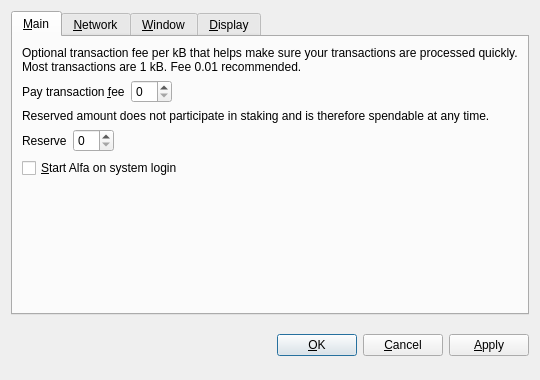
<?xml version="1.0" encoding="UTF-8"?>
<ui version="4.0">
 <class>OptionsDialog</class>
 <widget class="QDialog" name="OptionsDialog">
  <property name="geometry">
   <rect>
    <x>0</x>
    <y>0</y>
    <width>540</width>
    <height>380</height>
   </rect>
  </property>
  <property name="windowTitle">
   <string>Options</string>
  </property>
  <property name="modal">
   <bool>true</bool>
  </property>
  <layout class="QVBoxLayout" name="verticalLayout">
   <item>
    <widget class="QTabWidget" name="tabWidget">
     <property name="tabPosition">
      <enum>QTabWidget::North</enum>
     </property>
     <property name="currentIndex">
      <number>0</number>
     </property>
     <widget class="QWidget" name="tabMain">
      <attribute name="title">
       <string>&amp;Main</string>
      </attribute>
      <layout class="QVBoxLayout" name="verticalLayout_Main">
       <item>
        <widget class="QLabel" name="transactionFeeInfoLabel">
         <property name="text">
          <string>Optional transaction fee per kB that helps make sure your transactions are processed quickly. Most transactions are 1 kB. Fee 0.01 recommended.</string>
         </property>
         <property name="textFormat">
          <enum>Qt::PlainText</enum>
         </property>
         <property name="wordWrap">
          <bool>true</bool>
         </property>
        </widget>
       </item>
       <item>
        <layout class="QHBoxLayout" name="horizontalLayoutFee">
         <item>
          <widget class="QLabel" name="transactionFeeLabel">
           <property name="text">
            <string>Pay transaction &amp;fee</string>
           </property>
           <property name="textFormat">
            <enum>Qt::PlainText</enum>
           </property>
           <property name="buddy">
            <cstring>transactionFee</cstring>
           </property>
          </widget>
         </item>
         <item>
          <widget class="BitcoinAmountField" name="transactionFee"/>
         </item>
         <item>
          <spacer name="horizontalSpacerFee">
           <property name="orientation">
            <enum>Qt::Horizontal</enum>
           </property>
           <property name="sizeHint" stdset="0">
            <size>
             <width>40</width>
             <height>20</height>
            </size>
           </property>
          </spacer>
         </item>
        </layout>
       </item>
       <item>
        <widget class="QLabel" name="reserveBalanceInfoLabel">
         <property name="text">
          <string>Reserved amount does not participate in staking and is therefore spendable at any time.</string>
         </property>
         <property name="textFormat">
          <enum>Qt::PlainText</enum>
         </property>
         <property name="wordWrap">
          <bool>true</bool>
         </property>
        </widget>
       </item>
       <item>
        <layout class="QHBoxLayout" name="horizontalLayoutReserveBalance">
         <item>
          <widget class="QLabel" name="reserveBalanceLabel">
           <property name="text">
            <string>Reserve</string>
           </property>
           <property name="textFormat">
            <enum>Qt::PlainText</enum>
           </property>
           <property name="buddy">
            <cstring>reserveBalance</cstring>
           </property>
          </widget>
         </item>
         <item>
          <widget class="BitcoinAmountField" name="reserveBalance"/>
         </item>
         <item>
          <spacer name="horizontalSpacerReserveBalance">
           <property name="orientation">
            <enum>Qt::Horizontal</enum>
           </property>
           <property name="sizeHint" stdset="0">
            <size>
             <width>40</width>
             <height>20</height>
            </size>
           </property>
          </spacer>
         </item>
        </layout>
       </item>
       <item>
        <widget class="QCheckBox" name="bitcoinAtStartup">
         <property name="toolTip">
          <string>Automatically start Alfa after logging in to the system.</string>
         </property>
         <property name="text">
          <string>&amp;Start Alfa on system login</string>
         </property>
        </widget>
       </item>
       <item>
        <spacer name="verticalSpacer_Main">
         <property name="orientation">
          <enum>Qt::Vertical</enum>
         </property>
         <property name="sizeHint" stdset="0">
          <size>
           <width>20</width>
           <height>40</height>
          </size>
         </property>
        </spacer>
       </item>
      </layout>
     </widget>
     <widget class="QWidget" name="tabNetwork">
      <attribute name="title">
       <string>&amp;Network</string>
      </attribute>
      <layout class="QVBoxLayout" name="verticalLayout_Network">
       <item>
        <widget class="QCheckBox" name="mapPortUpnp">
         <property name="toolTip">
          <string>Automatically open the Alfa client port on the router. This only works when your router supports UPnP and it is enabled.</string>
         </property>
         <property name="text">
          <string>Map port using &amp;UPnP</string>
         </property>
        </widget>
       </item>
       <item>
        <widget class="QCheckBox" name="connectSocks">
         <property name="toolTip">
          <string>Connect to the Alfa network through a SOCKS5 proxy (e.g. when connecting through Tor).</string>
         </property>
         <property name="text">
          <string>&amp;Connect through SOCKS5 proxy:</string>
         </property>
        </widget>
       </item>
       <item>
        <layout class="QHBoxLayout" name="horizontalLayout_Network">
         <item>
          <widget class="QLabel" name="proxyIpLabel">
           <property name="text">
            <string>Proxy &amp;IP:</string>
           </property>
           <property name="textFormat">
            <enum>Qt::PlainText</enum>
           </property>
           <property name="buddy">
            <cstring>proxyIp</cstring>
           </property>
          </widget>
         </item>
         <item>
          <widget class="QValidatedLineEdit" name="proxyIp">
           <property name="maximumSize">
            <size>
             <width>140</width>
             <height>16777215</height>
            </size>
           </property>
           <property name="toolTip">
            <string>IP address of the proxy (e.g. 127.0.0.1)</string>
           </property>
          </widget>
         </item>
         <item>
          <widget class="QLabel" name="proxyPortLabel">
           <property name="text">
            <string>&amp;Port:</string>
           </property>
           <property name="textFormat">
            <enum>Qt::PlainText</enum>
           </property>
           <property name="buddy">
            <cstring>proxyPort</cstring>
           </property>
          </widget>
         </item>
         <item>
          <widget class="QLineEdit" name="proxyPort">
           <property name="maximumSize">
            <size>
             <width>55</width>
             <height>16777215</height>
            </size>
           </property>
           <property name="toolTip">
            <string>Port of the proxy (e.g. 9050)</string>
           </property>
          </widget>
         </item>
         <item>
          <spacer name="horizontalSpacer_Network">
           <property name="orientation">
            <enum>Qt::Horizontal</enum>
           </property>
           <property name="sizeHint" stdset="0">
            <size>
             <width>40</width>
             <height>20</height>
            </size>
           </property>
          </spacer>
         </item>
        </layout>
       </item>
       <item>
        <spacer name="verticalSpacer_Network">
         <property name="orientation">
          <enum>Qt::Vertical</enum>
         </property>
         <property name="sizeHint" stdset="0">
          <size>
           <width>20</width>
           <height>40</height>
          </size>
         </property>
        </spacer>
       </item>
      </layout>
     </widget>
     <widget class="QWidget" name="tabWindow">
      <attribute name="title">
       <string>&amp;Window</string>
      </attribute>
      <layout class="QVBoxLayout" name="verticalLayout_Window">
       <item>
        <widget class="QCheckBox" name="minimizeToTray">
         <property name="toolTip">
          <string>Show only a tray icon after minimizing the window.</string>
         </property>
         <property name="text">
          <string>&amp;Minimize to the tray instead of the taskbar</string>
         </property>
        </widget>
       </item>
       <item>
        <widget class="QCheckBox" name="minimizeOnClose">
         <property name="toolTip">
          <string>Minimize instead of exit the application when the window is closed. When this option is enabled, the application will be closed only after selecting Quit in the menu.</string>
         </property>
         <property name="text">
          <string>M&amp;inimize on close</string>
         </property>
        </widget>
       </item>
       <item>
        <spacer name="verticalSpacer_Window">
         <property name="orientation">
          <enum>Qt::Vertical</enum>
         </property>
         <property name="sizeHint" stdset="0">
          <size>
           <width>20</width>
           <height>40</height>
          </size>
         </property>
        </spacer>
       </item>
      </layout>
     </widget>
     <widget class="QWidget" name="tabDisplay">
      <attribute name="title">
       <string>&amp;Display</string>
      </attribute>
      <layout class="QVBoxLayout" name="verticalLayout_Display">
       <item>
        <layout class="QHBoxLayout" name="horizontalLayout_1_Display">
         <item>
          <widget class="QLabel" name="langLabel">
           <property name="text">
            <string>User Interface &amp;language:</string>
           </property>
           <property name="textFormat">
            <enum>Qt::PlainText</enum>
           </property>
           <property name="buddy">
            <cstring>lang</cstring>
           </property>
          </widget>
         </item>
         <item>
          <widget class="QValueComboBox" name="lang">
           <property name="toolTip">
            <string>The user interface language can be set here. This setting will take effect after restarting Alfa.</string>
           </property>
          </widget>
         </item>
        </layout>
       </item>
       <item>
        <layout class="QHBoxLayout" name="horizontalLayout_2_Display">
         <item>
          <widget class="QLabel" name="unitLabel">
           <property name="text">
            <string>&amp;Unit to show amounts in:</string>
           </property>
           <property name="textFormat">
            <enum>Qt::PlainText</enum>
           </property>
           <property name="buddy">
            <cstring>unit</cstring>
           </property>
          </widget>
         </item>
         <item>
          <widget class="QValueComboBox" name="unit">
           <property name="toolTip">
            <string>Choose the default subdivision unit to show in the interface and when sending coins.</string>
           </property>
          </widget>
         </item>
        </layout>
       </item>
       <item>
        <widget class="QCheckBox" name="coinControlFeatures">
         <property name="toolTip">
          <string>Whether to show coin control features or not.</string>
         </property>
         <property name="text">
          <string>Display coin &amp;control features (experts only!)</string>
         </property>
        </widget>
       </item>
       <item>
        <widget class="QCheckBox" name="minimizeCoinAge">
         <property name="toolTip">
          <string>Whether to select the coin outputs randomly or with minimal coin age.</string>
         </property>
         <property name="text">
          <string>Minimize weight consumption (experimental)</string>
         </property>
        </widget>
       </item>
       <item>
        <widget class="QCheckBox" name="useBlackTheme">
         <property name="text">
          <string>Use black visual theme (requires restart)</string>
         </property>
        </widget>
       </item>
       <item>
        <spacer name="verticalSpacer_Display">
         <property name="orientation">
          <enum>Qt::Vertical</enum>
         </property>
         <property name="sizeHint" stdset="0">
          <size>
           <width>20</width>
           <height>40</height>
          </size>
         </property>
        </spacer>
       </item>
      </layout>
     </widget>
    </widget>
   </item>
   <item>
    <layout class="QHBoxLayout" name="horizontalLayout_Buttons">
     <item>
      <spacer name="horizontalSpacer_1">
       <property name="orientation">
        <enum>Qt::Horizontal</enum>
       </property>
       <property name="sizeHint" stdset="0">
        <size>
         <width>40</width>
         <height>48</height>
        </size>
       </property>
      </spacer>
     </item>
     <item>
      <widget class="QLabel" name="statusLabel">
       <property name="font">
        <font>
         <weight>75</weight>
         <bold>true</bold>
        </font>
       </property>
       <property name="text">
        <string/>
       </property>
       <property name="textFormat">
        <enum>Qt::PlainText</enum>
       </property>
       <property name="wordWrap">
        <bool>true</bool>
       </property>
      </widget>
     </item>
     <item>
      <spacer name="horizontalSpacer_2">
       <property name="orientation">
        <enum>Qt::Horizontal</enum>
       </property>
       <property name="sizeHint" stdset="0">
        <size>
         <width>40</width>
         <height>48</height>
        </size>
       </property>
      </spacer>
     </item>
     <item>
      <widget class="QPushButton" name="okButton">
       <property name="text">
        <string>&amp;OK</string>
       </property>
      </widget>
     </item>
     <item>
      <widget class="QPushButton" name="cancelButton">
       <property name="text">
        <string>&amp;Cancel</string>
       </property>
       <property name="autoDefault">
        <bool>false</bool>
       </property>
      </widget>
     </item>
     <item>
      <widget class="QPushButton" name="applyButton">
       <property name="text">
        <string>&amp;Apply</string>
       </property>
       <property name="autoDefault">
        <bool>false</bool>
       </property>
      </widget>
     </item>
    </layout>
   </item>
  </layout>
 </widget>
 <customwidgets>
  <customwidget>
   <class>BitcoinAmountField</class>
   <extends>QSpinBox</extends>
   <header>bitcoinamountfield.h</header>
  </customwidget>
  <customwidget>
   <class>QValueComboBox</class>
   <extends>QComboBox</extends>
   <header>qvaluecombobox.h</header>
  </customwidget>
  <customwidget>
   <class>QValidatedLineEdit</class>
   <extends>QLineEdit</extends>
   <header>qvalidatedlineedit.h</header>
  </customwidget>
 </customwidgets>
 <resources/>
 <connections/>
</ui>
